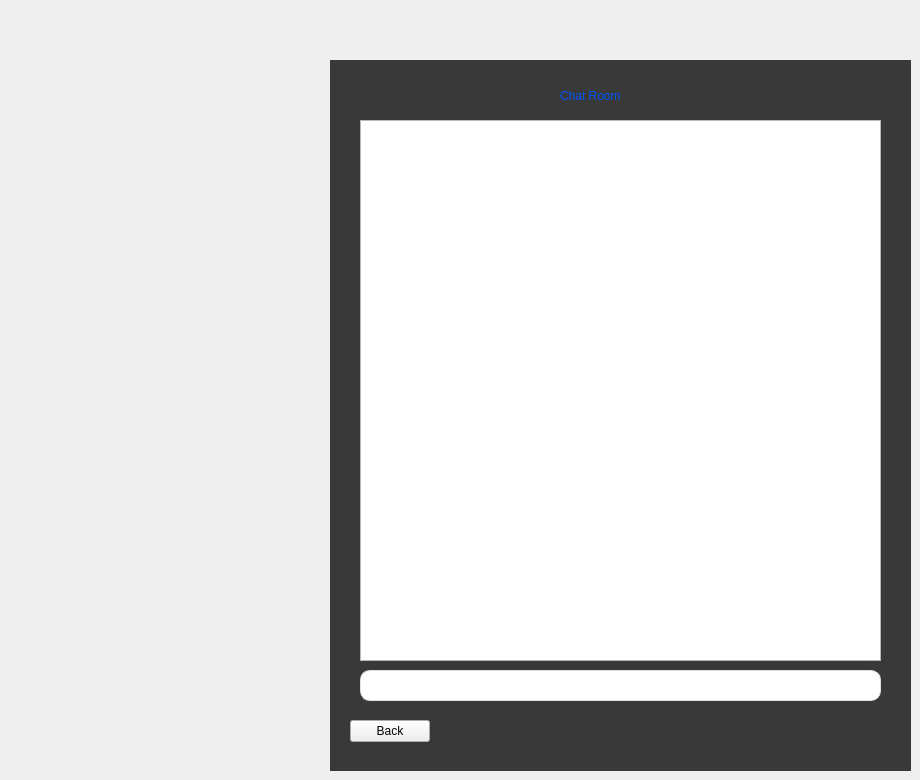
    <widget class="QWidget" name="Chat">
     <widget class="QLabel" name="label_28">
      <property name="geometry">
       <rect>
        <x>330</x>
        <y>60</y>
        <width>581</width>
        <height>711</height>
       </rect>
      </property>
      <property name="styleSheet">
       <string notr="true">background-color:rgb(57, 57, 57)</string>
      </property>
      <property name="text">
       <string/>
      </property>
     </widget>
     <widget class="QListWidget" name="list_global_chat">
      <property name="geometry">
       <rect>
        <x>360</x>
        <y>120</y>
        <width>521</width>
        <height>541</height>
       </rect>
      </property>
      <property name="focusPolicy">
       <enum>Qt::FocusPolicy::NoFocus</enum>
      </property>
      <property name="alternatingRowColors">
       <bool>true</bool>
      </property>
      <property name="selectionMode">
       <enum>QAbstractItemView::SelectionMode::NoSelection</enum>
      </property>
      <property name="spacing">
       <number>5</number>
      </property>
     </widget>
     <widget class="QLabel" name="label_29">
      <property name="geometry">
       <rect>
        <x>560</x>
        <y>70</y>
        <width>151</width>
        <height>51</height>
       </rect>
      </property>
      <property name="styleSheet">
       <string notr="true">font: 700 20pt &quot;Titr&quot;;
color:rgb(0, 85, 255)</string>
      </property>
      <property name="text">
       <string>Chat Room</string>
      </property>
     </widget>
     <widget class="QLineEdit" name="lineEdit_3">
      <property name="geometry">
       <rect>
        <x>360</x>
        <y>670</y>
        <width>521</width>
        <height>31</height>
       </rect>
      </property>
      <property name="styleSheet">
       <string notr="true">background-color: #FFFFFF;
 border-radius: 10px;
 border: 1px solid #E0E0E0;</string>
      </property>
     </widget>
     <widget class="QPushButton" name="pushButton_11">
      <property name="geometry">
       <rect>
        <x>840</x>
        <y>670</y>
        <width>41</width>
        <height>31</height>
       </rect>
      </property>
      <property name="text">
       <string/>
      </property>
      <property name="icon">
       <iconset resource="Images.qrc">
        <normaloff>:/Images/send-message.png</normaloff>:/Images/send-message.png</iconset>
      </property>
      <property name="flat">
       <bool>true</bool>
      </property>
     </widget>
     <widget class="QPushButton" name="pushButton_12">
      <property name="geometry">
       <rect>
        <x>350</x>
        <y>720</y>
        <width>80</width>
        <height>22</height>
       </rect>
      </property>
      <property name="text">
       <string>Back</string>
      </property>
     </widget>
     <zorder>label_28</zorder>
     <zorder>list_global_chat</zorder>
     <zorder>label_29</zorder>
     <zorder>lineEdit_3</zorder>
     <zorder>pushButton_12</zorder>
     <zorder>pushButton_11</zorder>
    </widget>
